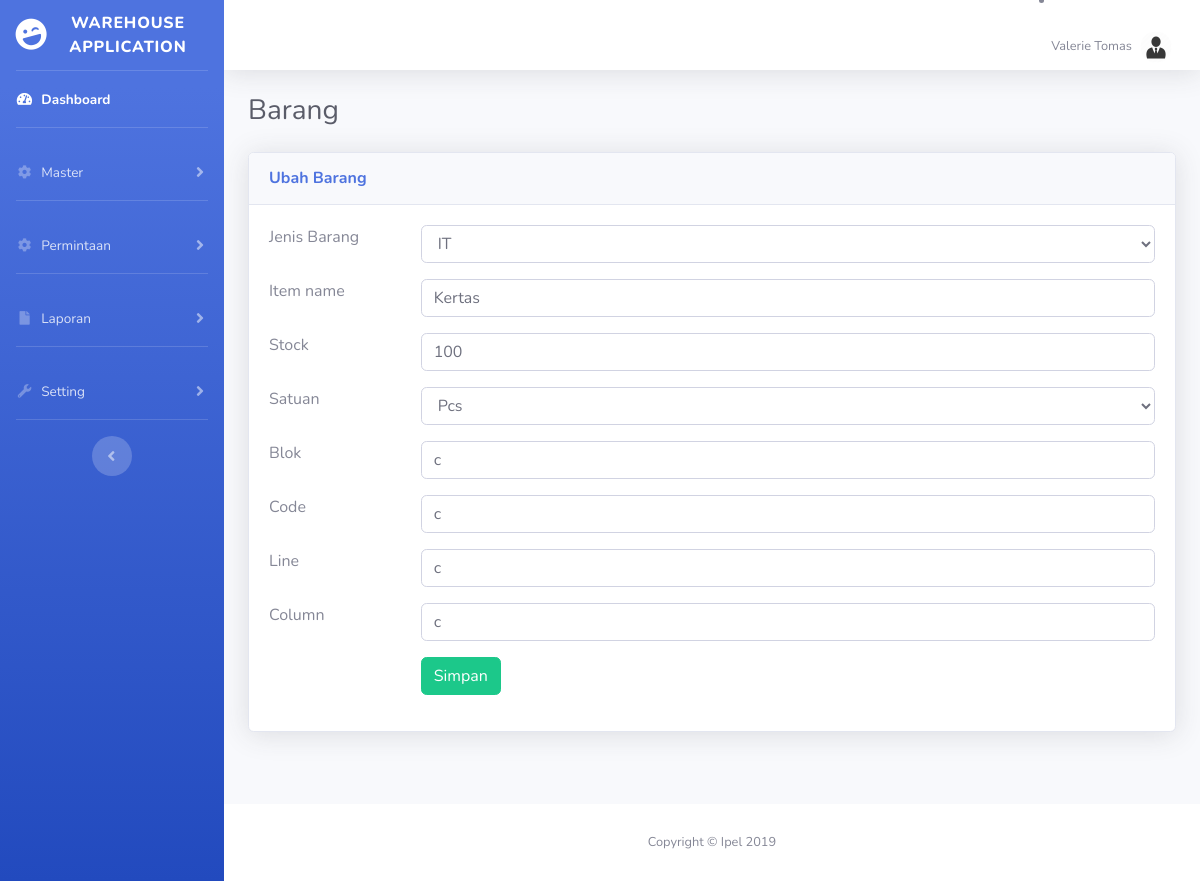
The app's page /index.php/barang/ubah/1 with its own data.
### tables this page shows
CREATE TABLE IF NOT EXISTS `master_barang` (
  `id_barang` int(11) NOT NULL AUTO_INCREMENT,
  `id_jenis` int(11) NOT NULL,
  `id_satuan` int(11) NOT NULL,
  `item_name` varchar(258) NOT NULL,
  `stock` int(11) NOT NULL,
  `blok` char(1) NOT NULL,
  `code` char(1) NOT NULL,
  `line` char(2) NOT NULL,
  `column` char(2) NOT NULL,
  `status` int(1) NOT NULL,
  PRIMARY KEY (`id_barang`),
  KEY `id_jenis` (`id_jenis`),
  KEY `id_satuan` (`id_satuan`),
  CONSTRAINT `FK_master_barang_master_jenis` FOREIGN KEY (`id_jenis`) REFERENCES `master_jenis` (`id_jenis`) ON DELETE CASCADE ON UPDATE CASCADE,
  CONSTRAINT `FK_master_barang_master_satuan` FOREIGN KEY (`id_satuan`) REFERENCES `master_satuan` (`id_satuan`) ON DELETE CASCADE ON UPDATE CASCADE
);

### index.php (called while the page is built, shortened)
<?php
require_once BASEPATH.'core/CodeIgniter.php';

### application/models/Jenis_model.php (called while the page is built, shortened)
<?php
class Jenis_model extends CI_Model {
	var $table = 'master_jenis';
	public function get_all()
	{
		return $this->db->get($this->table);
	}
}

### application/models/Barang_model.php (called while the page is built, shortened)
<?php
class Barang_model extends CI_Model {
	var $table = 'master_barang';
	var $pk = 'id_barang';
	public function get_data($id)
	{
		$this->db->where(array($this->pk => $id));
		return $this->db->get($this->table);
	}
}

### application/models/Satuan_model.php (called while the page is built, shortened)
<?php
class Satuan_model extends CI_Model {
	var $table = 'master_satuan';
	public function get_all()
	{
		return $this->db->get($this->table);
	}
}

### application/views/barang_view.php (the view, shortened to what this page needs)
<div class="d-sm-flex align-items-center justify-content-between mb-4">
	<h1 class="h3 mb-0 text-gray-800">Barang</h1>
</div>
<div class="row">
	<div class="col">
		<div class="card shadow mb-4">
            <div class="card-header py-3 d-flex flex-row align-items-center justify-content-between">
                <h6 class="m-0 font-weight-bold text-primary"><?= $judul; ?></h6>
            </div>
            <div class="card-body">
                <?php if(isset($form)):?>
				<?= form_open_multipart($form, array("class" => "") );?>
					<?= isset($cbjenis)?$cbjenis:'';?>
					<div class="form-group row row">
						<label for="item_name" class="col-sm-2 control-label">Item name</label>
						<div class="col-sm-10">
							<input type="text" class="form-control" id="item_name" name="item_name" value="<?= isset($item_name)?$item_name:"";?>" placeholder="Item name" required>
						</div>
					</div>
					<div class="form-group row">
						<label for="stock" class="col-sm-2 control-label">Stock</label>
						<div class="col-sm-10">
							<input type="number" class="form-control" id="stock" name="stock" min="1" value="<?= isset($stock)?$stock:"";?>" placeholder="Stock" required>
						</div>
					</div>
					<?= isset($cbsatuan)?$cbsatuan:'';?>
					<div class="form-group row">
						<label for="blok" class="col-sm-2 control-label">Blok</label>
						<div class="col-sm-10">
							<input type="text" class="form-control" id="blok" name="blok" value="<?= isset($blok)?$blok:"";?>" placeholder="Blok" required>
						</div>
					</div>
					<div class="form-group row">
						<label for="code" class="col-sm-2 control-label">Code</label>
						<div class="col-sm-10">
							<input type="text" class="form-control" id="code" name="code" value="<?= isset($code)?$code:"";?>" placeholder="Code" required>
						</div>
					</div>
					<div class="form-group row">
						<label for="line" class="col-sm-2 control-label">Line</label>
						<div class="col-sm-10">
							<input type="text" class="form-control" id="line" name="line" value="<?= isset($line)?$line:"";?>" placeholder="Line" required>
						</div>
					</div>
					<div class="form-group row">
						<label for="column" class="col-sm-2 control-label">Column</label>
						<div class="col-sm-10">
							<input type="text" class="form-control" id="column" name="column" value="<?= isset($column)?$column:"";?>" placeholder="Column" required>
						</div>
					</div>
					<div class="form-group row">
						<div class="offset-sm-2 col-sm-10">
							<button type="submit" class="btn btn-success">Simpan</button>
						</div>
					</div>
				</form>
				<?php endif; ?>
            </div>
        </div>
		<br><br>
	</div>
</div>

### application/controllers/Barang.php (shortened to what this page needs)
<?php
class Barang extends CI_Controller {
	public function __construct()
	{
		$this->load->model("Barang_model", "", TRUE);
		$this->load->model("Jenis_model", "", TRUE);
		$this->load->model("Satuan_model", "", TRUE);
	}
	public function combo_jenis($sel)
	{
		$ret = '<div class="form-group row"><label for="jenis" class="col-sm-2 control-label">Jenis Barang</label><div class="col-sm-10">';
    	$query=$this->Jenis_model->get_all();
    	$res = $query->result();
		foreach ($res as $row) {
			$opt[$row->id_jenis] = $row->type;
		}
		$js = 'class="form-control"';
		$ret= $ret.''.form_dropdown('id_jenis',$opt,$sel,$js);
		$ret= $ret.'</div></div>';
		return $ret;
	}
	public function combo_satuan($sel)
	{
		$ret = '<div class="form-group row"><label for="satuan" class="col-sm-2 control-label">Satuan</label><div class="col-sm-10">';
    	$query=$this->Satuan_model->get_all();
    	$res = $query->result();
		foreach ($res as $row) {
			$opt[$row->id_satuan] = $row->satuan;
		}
		$js = 'class="form-control"';
		$ret= $ret.''.form_dropdown('id_satuan',$opt,$sel,$js);
		$ret= $ret.'</div></div>';
		return $ret;
	}
	public function ubah($v)
	{
		$data = array(	'page' 		=> 'barang_view',
				'judul' 	=> 'Ubah Barang',
				'form'		=> 'barang/update',
				);
		$q = $this->Barang_model->get_data($v);
		$res = $q->result();
		foreach ($res as $row) {
			$data['id_barang'] 	= $row->id_barang;
			$data['id_jenis'] 	= $row->id_jenis;
			$data['id_satuan'] 	= $row->id_satuan;
			$data['item_name'] 	= $row->item_name;
			$data['stock'] 		= $row->stock;
			$data['blok'] 		= $row->blok;
			$data['code'] 		= $row->code;
			$data['line'] 		= $row->line;
			$data['column'] 	= $row->column;
			$data['status'] 	= $row->status;
			$data['cbjenis']	= $this->combo_jenis($row->id_jenis);
			$data['cbsatuan']	= $this->combo_satuan($row->id_satuan);
		}
		$this->load->view('index', $data);
	}
}

### records on screen
master_barang: id_jenis "IT", item_name "Kertas", stock "100", id_satuan "Pcs", blok "c", code "c", line "c", column "c"

### other values on screen
$judul "Ubah Barang"
